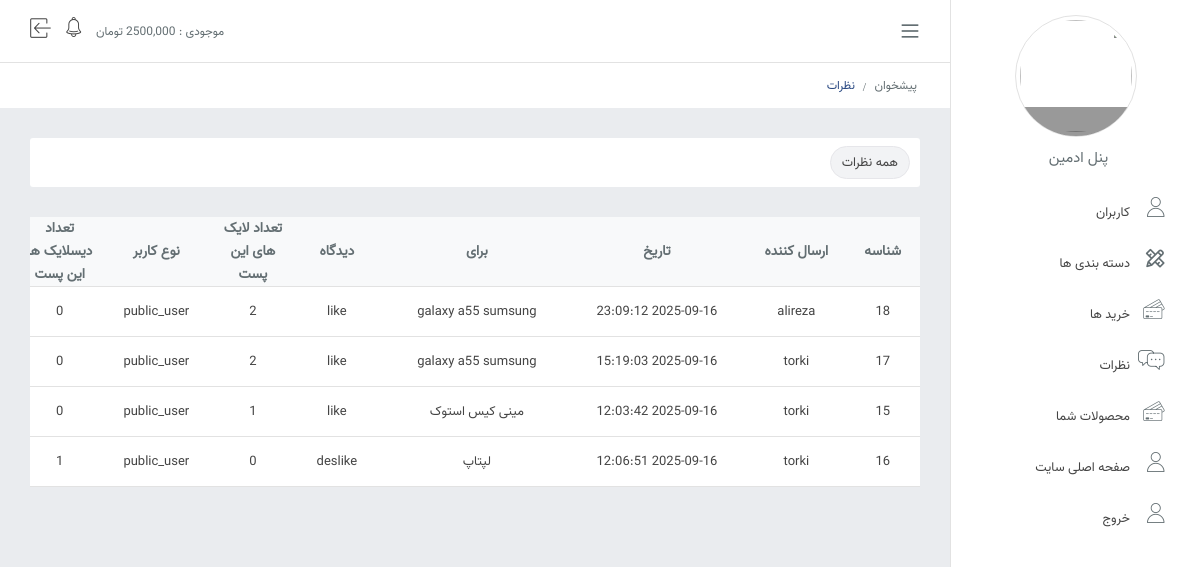
The page /views/users_likes.php on the database its author committed.
### tables this page shows
CREATE TABLE IF NOT EXISTS `product_likes` (
  `id` int NOT NULL AUTO_INCREMENT,
  `type` varchar(50) NOT NULL,
  `user_id` int NOT NULL,
  `product_id` int NOT NULL,
  `create_at` datetime NOT NULL,
  PRIMARY KEY (`id`)
);

CREATE TABLE IF NOT EXISTS `users` (
  `id` int NOT NULL AUTO_INCREMENT,
  `username` varchar(80) NOT NULL,
  `password` varchar(250) NOT NULL,
  `email` varchar(200) NOT NULL,
  `last_login` datetime NOT NULL,
  `ip` varchar(200) NOT NULL,
  `status` varchar(50) NOT NULL DEFAULT 'public_user',
  `remember_token` varchar(16) NOT NULL,
  `profile` varchar(255) NOT NULL DEFAULT '../user_profile/logo_user.jpg',
  `biography` varchar(100) NOT NULL DEFAULT 'سلام این یک بیوگرافی هست',
  PRIMARY KEY (`id`),
  UNIQUE KEY `ussername` (`username`)
);

CREATE TABLE IF NOT EXISTS `products` (
  `id` int NOT NULL AUTO_INCREMENT,
  `name` varchar(100) NOT NULL,
  `description` text NOT NULL,
  `image` varchar(255) NOT NULL,
  `count` int NOT NULL,
  `price` bigint NOT NULL,
  `category_id` int NOT NULL,
  PRIMARY KEY (`id`)
);

### controller/product.php (called while the page is built, shortened)
<?php
class products{
    public function list_likes_deslike(){
         include("../partial/db.php");
         $List = [];
         $query = $conn->prepare("SELECT * FROM `product_likes` JOIN `users` ON product_likes.user_id = users.id JOIN `products` ON product_likes.product_id = products.id
         ");
         $query->execute();
         $products = $query->get_result();
         if($products->num_rows > 0){
            $items = $products->fetch_all();
            array_push($List,$items);
         }
         return $List[0] ?? [];
    }
      public function count_like($product_id){
         include("../partial/db.php");
         $List = [];
         $query = $conn->prepare("SELECT COUNT(*) FROM `product_likes` JOIN `products` ON product_likes.product_id = products.id WHERE `type` != ? AND `product_id` = ?");
         $query->execute(["deslike",$product_id]);
         $products = $query->get_result();
         if($products->num_rows > 0){
            $items = $products->fetch_all();
            array_push($List,$items);
         }
         return $List[0] ?? [];
    }
     public function count_deslike($product_id){
         include("../partial/db.php");
         $List = [];
         $query = $conn->prepare("SELECT COUNT(*) FROM `product_likes` JOIN `products` ON product_likes.product_id = products.id WHERE `type` != ? AND `product_id` = ?");
         $query->execute(["like",$product_id]);
         $products = $query->get_result();
         if($products->num_rows > 0){
            $items = $products->fetch_all();
            array_push($List,$items);
         }
         return $List[0] ?? [];
    }
}
?>

### views/users_likes.php (the view, shortened to what this page needs)
<!DOCTYPE html>
<html lang="en">
<head>
<title>نظرات</title>    <link rel="stylesheet" href="../css/style.css">
    <link rel="stylesheet" href="../css/responsive_991.css" media="(max-width:991px)">
    <link rel="stylesheet" href="../css/responsive_768.css" media="(max-width:768px)">
    <link rel="stylesheet" href="../css/font.css">
</head>
<body>
<div class="sidebar__nav border-top border-left  ">
    <div class="profile__info border cursor-pointer text-center">
        <div class="avatar__img"><img src="img/pro.jpg" class="avatar___img">
            <div class="box__camera default__avatar"></div>
        </div>
        <span class="profile__name">پنل ادمین</span>
    </div>
    <ul>
<li class="item-li i-users"><a href="users.php"> کاربران</a></li>
        <li class="item-li i-categories"><a href="categories.php">دسته بندی ها</a></li>
        <li class="item-li i-my__purchases"><a href="mypurchases.html">خرید ها</a></li>
        <li class="item-li i-comments"><a href="comments.php"> نظرات</a></li>
        <li class="item-li i-my__purchases"><a href="panel.php">محصولات شما</a></li>
        <li class="item-li i-users"><a href="index.php">صفحه اصلی سایت</a></li>
        <li class="item-li i-users"><a href="loguot.php">خروج</a></li>
    </ul>
</div>
<div class="content">
    <div class="header d-flex item-center bg-white width-100 border-bottom padding-12-30">
        <div class="header__right d-flex flex-grow-1 item-center">
            <span class="bars"></span>
            <a class="header__logo" href="https://netcopy.ir"></a>
        </div>
        <div class="header__left d-flex flex-end item-center margin-top-2">
            <span class="account-balance font-size-12">موجودی : 2500,000 تومان</span>
            <div class="notification margin-15">
                <a class="notification__icon"></a>
            </div>
            <a href="" class="logout" title="خروج"></a>
        </div>
    </div>
    <div class="breadcrumb">
        <ul>
            <li><a href="index.html">پیشخوان</a></li>
            <li><a href="comments.html" class="is-active"> نظرات</a></li>
        </ul>
    </div>
    <div class="main-content">
        <div class="tab__box">
            <div class="tab__items">
                <a class="tab__item is-active" href="comments.php"> همه نظرات</a>
            </div>
        </div>
        <?php
        include("../controller/product.php");
        $product = new products();
        $likes_deslike = $product->list_likes_deslike();
        ?>
        <div class="table__box">
            <table class="table">
                <thead role="rowgroup">
                <tr role="row" class="title-row">
                    <th>شناسه</th>
                    <th>ارسال کننده</th>
                    <th>تاریخ</th>
                    <th>برای</th>
                    <th>دیدگاه</th>
                    <th> تعداد لایک های این پست </th>
                    <th>نوع کاربر</th>
                    <th>تعداد دیسلایک ها این پست</th>
                </tr>
                </thead>
                <tbody>
                    <?php foreach($likes_deslike as $like){
                        $count_like = $product->count_like($like[3]);
                        $count_deslike = $product->count_deslike($like[3]);
                    ?>
                <tr role="row" >
                    <td><a href=""> <?= htmlspecialchars($like[0]) ?> </a></td>
                    <td><a href=""> <?= htmlspecialchars($like[6]) ?> </a></td>
                    <td><a href=""> <?= htmlspecialchars($like[4]) ?> </a></td>
                    <td> <?= htmlspecialchars($like[16]) ?> </td>
                    <td><a href=""> <?= htmlspecialchars($like[1]) ?> </a></td>
                    <td><a href=""> <?= htmlspecialchars($count_like[0][0]) ?> </a></td>
                    <td><a href=""> <?= htmlspecialchars($like[11]) ?> </a></td>
                    <td><a href=""> <?= htmlspecialchars($count_deslike[0][0]) ?> </a></td>
                </tr>
                <?php } ?>
                </tbody>
            </table>
        </div>
    </div>
</div>
</body>
</html>

### css/responsive_991.css (style rules this page uses)
.sidebar__nav { right: -250px; }
.content { margin-right: 0 !important; }
.bars { display: block !important; }

### css/responsive_768.css (style rules this page uses)
.content .header__logo { display: none; }

### rows shown on the page
product_likes: id "18", user.username "alireza", create_at "2025-09-16 23:09:12", product.name "galaxy a55 sumsung", type "like", count_like "2", user.status "public_user", count_deslike "0"
product_likes: id "17", user.username "torki", create_at "2025-09-16 15:19:03", product.name "galaxy a55 sumsung", type "like", count_like "2", user.status "public_user", count_deslike "0"
product_likes: id "15", user.username "torki", create_at "2025-09-16 12:03:42", product.name "مینی کیس استوک", type "like", count_like "1", user.status "public_user", count_deslike "0"
product_likes: id "16", user.username "torki", create_at "2025-09-16 12:06:51", product.name "لپتاپ", type "deslike", count_like "0", user.status "public_user", count_deslike "1"
